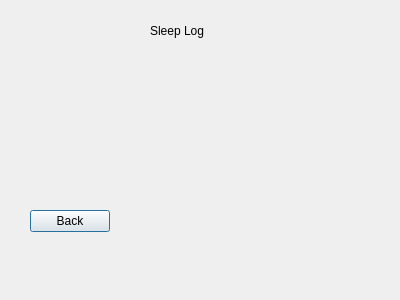
<?xml version="1.0" encoding="UTF-8"?>
<ui version="4.0">
 <class>SleepLog</class>
 <widget class="QDialog" name="SleepLog">
  <property name="geometry">
   <rect>
    <x>0</x>
    <y>0</y>
    <width>400</width>
    <height>300</height>
   </rect>
  </property>
  <property name="windowTitle">
   <string>Dialog</string>
  </property>
  <widget class="QLabel" name="label">
   <property name="geometry">
    <rect>
     <x>150</x>
     <y>20</y>
     <width>91</width>
     <height>21</height>
    </rect>
   </property>
   <property name="text">
    <string>Sleep Log</string>
   </property>
  </widget>
  <widget class="QPushButton" name="back">
   <property name="geometry">
    <rect>
     <x>30</x>
     <y>210</y>
     <width>80</width>
     <height>22</height>
    </rect>
   </property>
   <property name="text">
    <string>Back</string>
   </property>
  </widget>
 </widget>
 <resources/>
 <connections/>
</ui>
